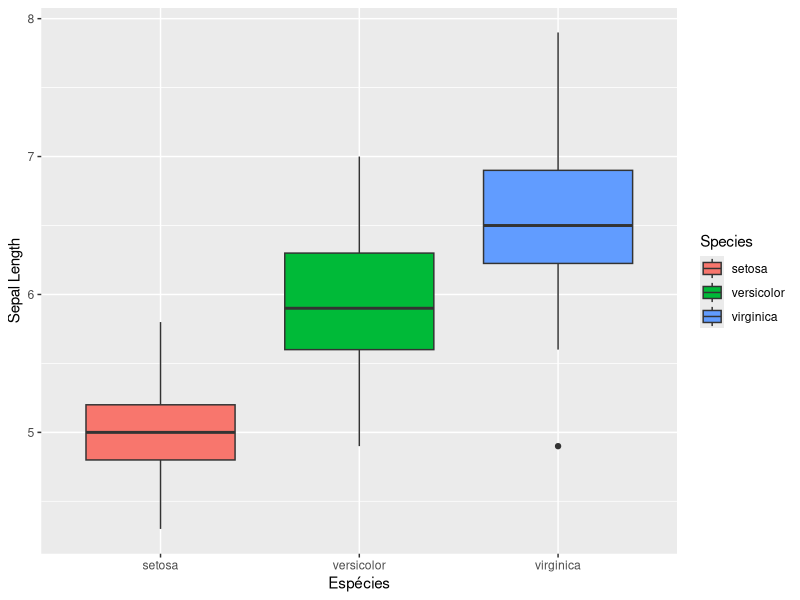

Write the R code that produced this figure.
## ---- chunk 1
#| label: code_02
#| fig-width: 4
#| fig-height: 2
#| warning: false
#| fig-align: "center"
#| echo: false

library(ggplot2)
plot <- ggplot(iris, 
  aes(x = Species,
      y =  Sepal.Length)) + 
  geom_boxplot(aes(fill = Species)) +
  xlab("Espécies") + 
  ylab("Sepal Length") + 
  theme_grey();plot
